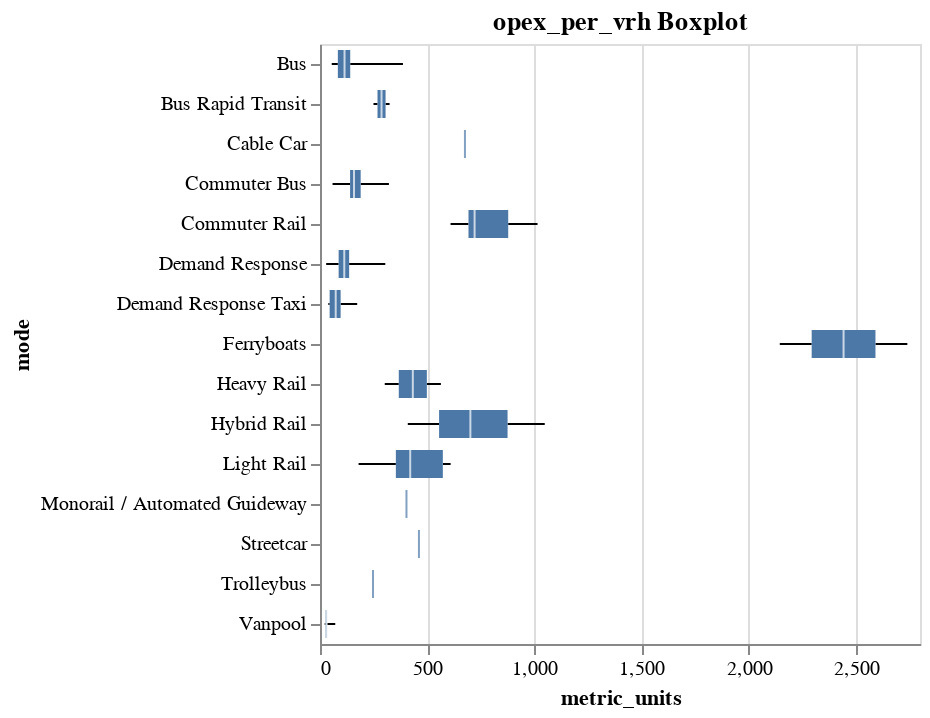
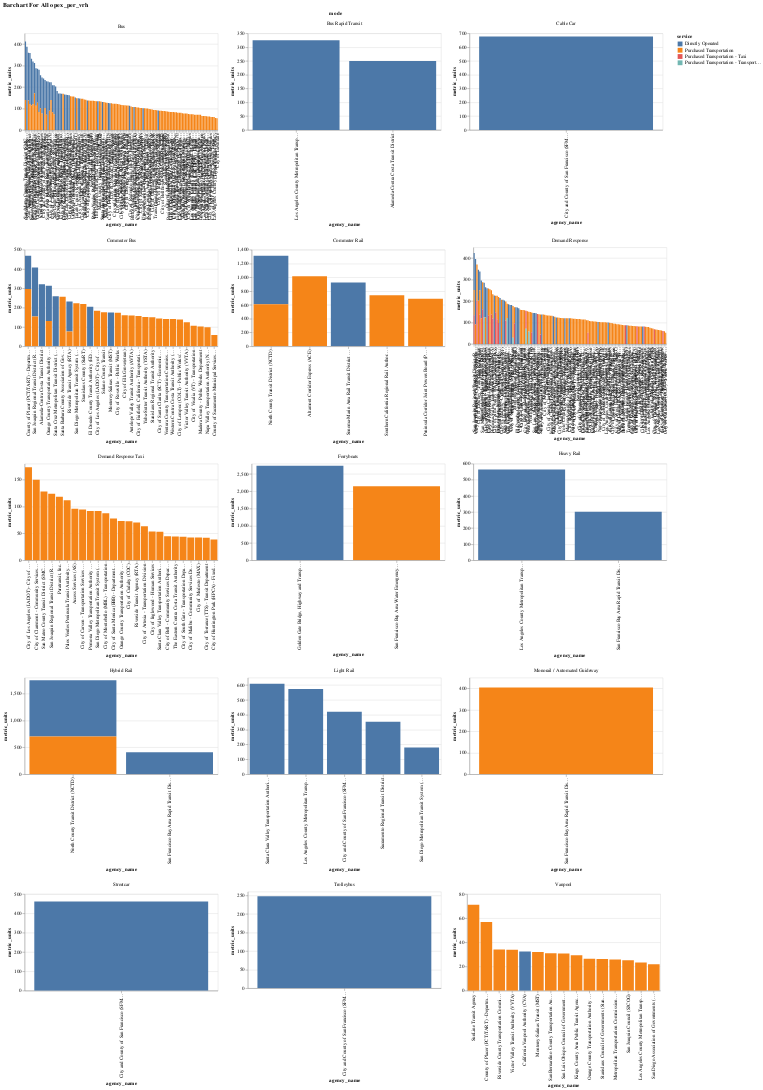

Notebook cell for these charts, in order:
### Markdown cell above
## opex_per_vrh

### Code cell
metrics_charts(["opex_per_vrh"], df=no_zero_rows_melt)

### Figure 1 — Vega-Lite specification as saved in the notebook (floating-point values rounded to 4 significant figures; data arrays with more than 128 entries replaced by an {"elided": "..."} marker saying what was removed)
{"config": {"view": {"continuousWidth": 300, "continuousHeight": 300}}, "data": {"name": "data-319aa3b6a53bb099f96f42ee69cc717e"}, "mark": {"type": "boxplot", "extent": "min-max"}, "encoding": {"x": {"field": "metric_units", "type": "quantitative"}, "y": {"field": "mode", "type": "nominal"}}, "height": 300, "title": "opex_per_vrh Boxplot", "width": "container", "$schema": "https://vega.github.io/schema/vega-lite/v5.20.1.json", "datasets": {"data-319aa3b6a53bb099f96f42ee69cc717e": {"elided": "401 records"}}}

### Figure 2 — Vega-Lite specification as saved in the notebook (floating-point values rounded to 4 significant figures; data arrays with more than 128 entries replaced by an {"elided": "..."} marker saying what was removed)
{"config": {"view": {"continuousWidth": 300, "continuousHeight": 300}}, "data": {"name": "data-319aa3b6a53bb099f96f42ee69cc717e"}, "facet": {"field": "mode", "type": "nominal"}, "spec": {"mark": {"type": "bar"}, "encoding": {"color": {"field": "service", "type": "nominal"}, "tooltip": [{"field": "agency_name", "type": "nominal"}, {"field": "mode", "type": "nominal"}, {"field": "service", "type": "nominal"}, {"field": "metric_units", "type": "quantitative"}], "x": {"field": "agency_name", "sort": "-y", "type": "nominal"}, "y": {"field": "metric_units", "type": "quantitative"}}, "height": 200, "name": "view_22", "width": 400}, "columns": 3, "params": [{"name": "param_22", "select": {"type": "interval", "encodings": ["x", "y"]}, "bind": "scales", "views": ["view_22"]}], "resolve": {"scale": {"x": "independent", "y": "independent"}}, "title": "Barchart For All opex_per_vrh", "$schema": "https://vega.github.io/schema/vega-lite/v5.20.1.json", "datasets": {"data-319aa3b6a53bb099f96f42ee69cc717e": {"elided": "401 records"}}}
